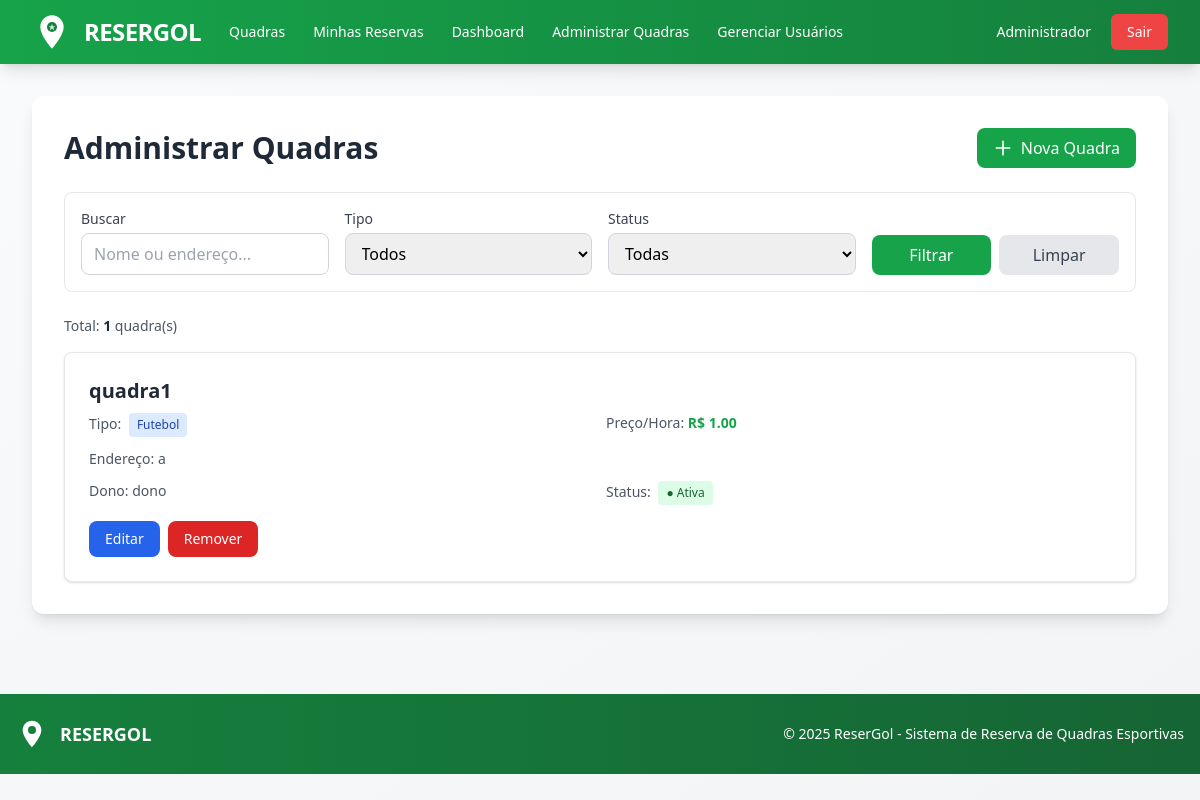
Page /admin/quadras (signed in) on the committed database.
### models/usuario_model.py (models this page shows, shortened)
class Usuario(UserMixin, db.Model):
    id = db.Column(db.Integer, primary_key=True)
    nome = db.Column(db.String(100), nullable=False)
    email = db.Column(db.String(120), unique=True, nullable=False)
    senha_hash = db.Column(db.String(200), nullable=False)
    role = db.Column(db.String(20), default='usuario', nullable=False)  # 'usuario', 'dono_quadra', 'admin'
    tentativas_login = db.Column(db.Integer, default=0)
    bloqueado_ate = db.Column(db.DateTime, nullable=True)
    quadras = db.relationship('Quadra', backref='dono', lazy=True, cascade='all, delete-orphan')
    def is_admin(self):
        return self.role == 'admin'
    def is_dono_quadra(self):
        return self.role == 'dono_quadra' or self.role == 'admin'

### models/quadra_model.py (models this page shows, shortened)
class Quadra(db.Model):
    __tablename__ = "quadra"
    id = db.Column(db.Integer, primary_key=True)
    nome = db.Column(db.String(100), nullable=False)
    endereco = db.Column(db.String(200), nullable=False)
    tipo = db.Column(db.String(50), nullable=False)
    descricao = db.Column(db.Text)
    preco_hora = db.Column(db.Float, nullable=False)
    ativa = db.Column(db.Boolean, default=True)
    dono_id = db.Column(db.Integer, db.ForeignKey('usuario.id'), nullable=False)
    criado_em = db.Column(db.DateTime, default=db.func.current_timestamp())
    datas_disponiveis = db.relationship(
        "DataDisponivel",
        backref="quadra",
        cascade="all, delete-orphan",
        lazy="dynamic",
        order_by="DataDisponivel.data"
    )

### app.py (the view)
@app.route('/admin/quadras')
@login_required
def admin_quadras():
    from controllers.quadra_controller import QuadraController
    return QuadraController.admin_listar_quadras()

### app.py (called while the page is built)
@login_manager.user_loader
def load_user(user_id):
    return Usuario.query.get(int(user_id))

### templates/admin/quadras_admin.html (shortened to what this page needs)
{% extends "base.html" %}
{% block content %}
    <div class="flex justify-between items-center mb-6">
        <h2 class="text-3xl font-bold text-gray-800">Administrar Quadras</h2>
        <a href="{{ url_for('admin_cadastrar_quadra') }}"
           class="inline-flex items-center px-4 py-2 bg-resergol-600 hover:bg-resergol-700 text-white font-medium rounded-lg transition duration-200">
            <svg class="w-5 h-5 mr-2" fill="none" stroke="currentColor" viewBox="0 0 24 24">
                <path stroke-linecap="round" stroke-linejoin="round" stroke-width="2" d="M12 4v16m8-8H4"></path>
            </svg>
            Nova Quadra
        </a>
    </div>
    <form method="GET" class="bg-white border border-gray-200 rounded-lg p-4 mb-6">
        <div class="grid grid-cols-1 md:grid-cols-4 gap-4">
            <div>
                <label for="busca" class="block text-sm font-medium text-gray-700 mb-1">Buscar</label>
                <input type="text" id="busca" name="busca" value="{{ filtro_busca }}"
                       placeholder="Nome ou endereço..."
                       class="w-full px-3 py-2 border border-gray-300 rounded-lg focus:outline-none focus:ring-2 focus:ring-resergol-500">
            </div>
            <div>
                <label for="tipo" class="block text-sm font-medium text-gray-700 mb-1">Tipo</label>
                <select id="tipo" name="tipo"
                        class="w-full px-3 py-2 border border-gray-300 rounded-lg focus:outline-none focus:ring-2 focus:ring-resergol-500">
                    <option value="todos" {% if filtro_tipo == 'todos' %}selected{% endif %}>Todos</option>
                </select>
            </div>
            <div>
                <label for="status" class="block text-sm font-medium text-gray-700 mb-1">Status</label>
                <select id="status" name="status"
                        class="w-full px-3 py-2 border border-gray-300 rounded-lg focus:outline-none focus:ring-2 focus:ring-resergol-500">
                    <option value="todos" {% if filtro_status == 'todos' %}selected{% endif %}>Todas</option>
                </select>
            </div>
            <div class="flex items-end gap-2">
                <button type="submit"
                        class="flex-1 bg-resergol-600 hover:bg-resergol-700 text-white font-medium py-2 px-4 rounded-lg transition">
                    Filtrar
                </button>
                <a href="{{ url_for('admin_quadras') }}"
                   class="flex-1 text-center bg-gray-200 hover:bg-gray-300 text-gray-700 font-medium py-2 px-4 rounded-lg transition">
                    Limpar
                </a>
            </div>
        </div>
    </form>
    {% if quadras %}
        <p class="text-sm text-gray-600 mb-4">
            Total: <strong class="text-gray-800">{{ quadras|length }}</strong> quadra(s)
        </p>
        <div class="space-y-4">
            {% for quadra in quadras %}
            <div class="bg-white rounded-lg shadow border border-gray-200 overflow-hidden hover:shadow-lg transition-shadow">
                <div class="p-6">
                    <div class="flex justify-between items-start mb-4">
                        <div class="flex-1">
                            <h3 class="text-xl font-bold text-gray-800 mb-2">{{ quadra.nome }}</h3>
                            <div class="grid grid-cols-1 md:grid-cols-2 gap-3 text-sm text-gray-600">
                                <p>
                                    <span class="font-medium">Tipo:</span>
                                    <span class="inline-block px-2 py-1 bg-blue-100 text-blue-800 rounded text-xs ml-1">
                                        {{ quadra.tipo|capitalize }}
                                    </span>
                                </p>
                                <p>
                                    <span class="font-medium">Preço/Hora:</span>
                                    <span class="text-green-600 font-bold">R$ {{ "%.2f"|format(quadra.preco_hora) }}</span>
                                </p>
                                <p class="col-span-2">
                                    <span class="font-medium">Endereço:</span> {{ quadra.endereco }}
                                </p>
                                <p>
                                    <span class="font-medium">Dono:</span> {{ quadra.dono.nome }}
                                </p>
                                <p>
                                    <span class="font-medium">Status:</span>
                                    {% if quadra.ativa %}
                                        <span class="inline-block px-2 py-1 bg-green-100 text-green-800 rounded text-xs ml-1 font-medium">● Ativa</span>
                                    {% else %}
                                        <span class="inline-block px-2 py-1 bg-red-100 text-red-800 rounded text-xs ml-1 font-medium">● Inativa</span>
                                    {% endif %}
                                </p>
                            </div>
                        </div>
                    </div>
                    <div class="flex gap-2">
                        <a href="{{ url_for('admin_editar_quadra', quadra_id=quadra.id) }}"
                           class="inline-flex items-center px-4 py-2 bg-blue-600 hover:bg-blue-700 text-white text-sm font-medium rounded-lg transition">
                            Editar
                        </a>
                        <a href="{{ url_for('admin_remover_quadra', quadra_id=quadra.id) }}"
                           onclick="return confirm('Tem certeza que deseja remover esta quadra? Todas as reservas também serão removidas!')"
                           class="inline-flex items-center px-4 py-2 bg-red-600 hover:bg-red-700 text-white text-sm font-medium rounded-lg transition">
                            Remover
                        </a>
                    </div>
                </div>
            </div>
            {% endfor %}
        </div>
    {% endif %}
{% endblock %}

### templates/base.html (shortened to what this page needs)
<!DOCTYPE HTML>
<html lang="pt-BR">
<head>
    <script src="https://cdn.tailwindcss.com"></script>
</head>
<body class="bg-gradient-to-br from-gray-50 to-gray-100 min-h-screen">
    <nav class="bg-gradient-to-r from-resergol-600 to-resergol-700 shadow-lg">
        <div class="max-w-7xl mx-auto px-4 sm:px-6 lg:px-8">
            <div class="flex items-center justify-between h-16">
                <div class="flex items-center space-x-4">
                    <a href="{{ url_for('index') }}" class="flex items-center space-x-3 hover:opacity-90 transition">
                        <span class="text-white font-bold text-2xl tracking-tight">RESERGOL</span>
                    </a>
                                       {% if current_user.is_authenticated %}
                        <div class="hidden md:flex items-center space-x-1 ml-8">
                            <a href="{{ url_for('listar_quadras') }}" class="text-white hover:bg-resergol-500 px-3 py-2 rounded-md text-sm font-medium transition">
                                Quadras
                            </a>
                            <a href="{{ url_for('minhas_reservas') }}" class="text-white hover:bg-resergol-500 px-3 py-2 rounded-md text-sm font-medium transition">
                                Minhas Reservas
                            </a>
                            <a href="{{ url_for('dashboard') }}" class="text-white hover:bg-resergol-500 px-3 py-2 rounded-md text-sm font-medium transition">
                                Dashboard
                            </a>
                            {% if current_user.is_admin() %}
                                <a href="{{ url_for('admin_quadras') }}" class="text-white hover:bg-resergol-500 px-3 py-2 rounded-md text-sm font-medium transition">
                                    Administrar Quadras
                                </a>
                            {% endif %}
                            {% if current_user.is_admin() %}
                                <a href="{{ url_for('admin_usuarios') }}" class="text-white hover:bg-resergol-500 px-3 py-2 rounded-md text-sm font-medium transition">
                                    Gerenciar Usuários
                                </a>
                            {% endif %}
                        </div>
                    {% endif %}
                </div>
                <div class="flex items-center space-x-2">
                    {% if current_user.is_authenticated %}
                        <a href="{{ url_for('perfil') }}" class="text-white hover:bg-resergol-500 px-3 py-2 rounded-md text-sm font-medium transition">
                             {{ current_user.nome.split()[0] }}
                        </a>
                        <a href="{{ url_for('logout') }}" class="bg-red-500 hover:bg-red-600 text-white px-4 py-2 rounded-md text-sm font-medium transition">
                            Sair
                        </a>
                    {% endif %}
                </div>
            </div>
        </div>
    </nav>
    <div class="max-w-7xl mx-auto px-4 sm:px-6 lg:px-8 py-8">
        <div class="bg-white rounded-xl shadow-lg p-6 md:p-8">
            {% block content %}{% endblock %}
        </div>
    </div>
    <footer class="bg-gradient-to-r from-resergol-700 to-resergol-800 text-white mt-12">
        <div class="max-w-7xl mx-auto px-4 py-6">
            <div class="flex flex-col md:flex-row justify-between items-center">
                <div class="flex items-center space-x-3 mb-4 md:mb-0">
                    <svg class="h-8 w-8 text-white" viewBox="0 0 24 24" fill="currentColor">
                        <path d="M12 2C8.13 2 5 5.13 5 9c0 5.25 7 13 7 13s7-7.75 7-13c0-3.87-3.13-7-7-7zm0 9.5c-1.38 0-2.5-1.12-2.5-2.5s1.12-2.5 2.5-2.5 2.5 1.12 2.5 2.5-1.12 2.5-2.5 2.5z"/>
                        <circle cx="12" cy="9" r="3" fill="#15803d"/>
                    </svg>
                    <span class="font-bold text-lg">RESERGOL</span>
                </div>
                <p class="text-sm text-center">&copy; 2025 ReserGol - Sistema de Reserva de Quadras Esportivas</p>
            </div>
        </div>
    </footer>
</body>
</html>

### rows in the picture
Usuario: nome "Administrador"
Quadra: nome "quadra1", tipo "Futebol", preco_hora "1.00", endereco "a", dono.nome "dono", ativa "● Ativa"

### other values in the picture
{{ quadras|length }} "1"
